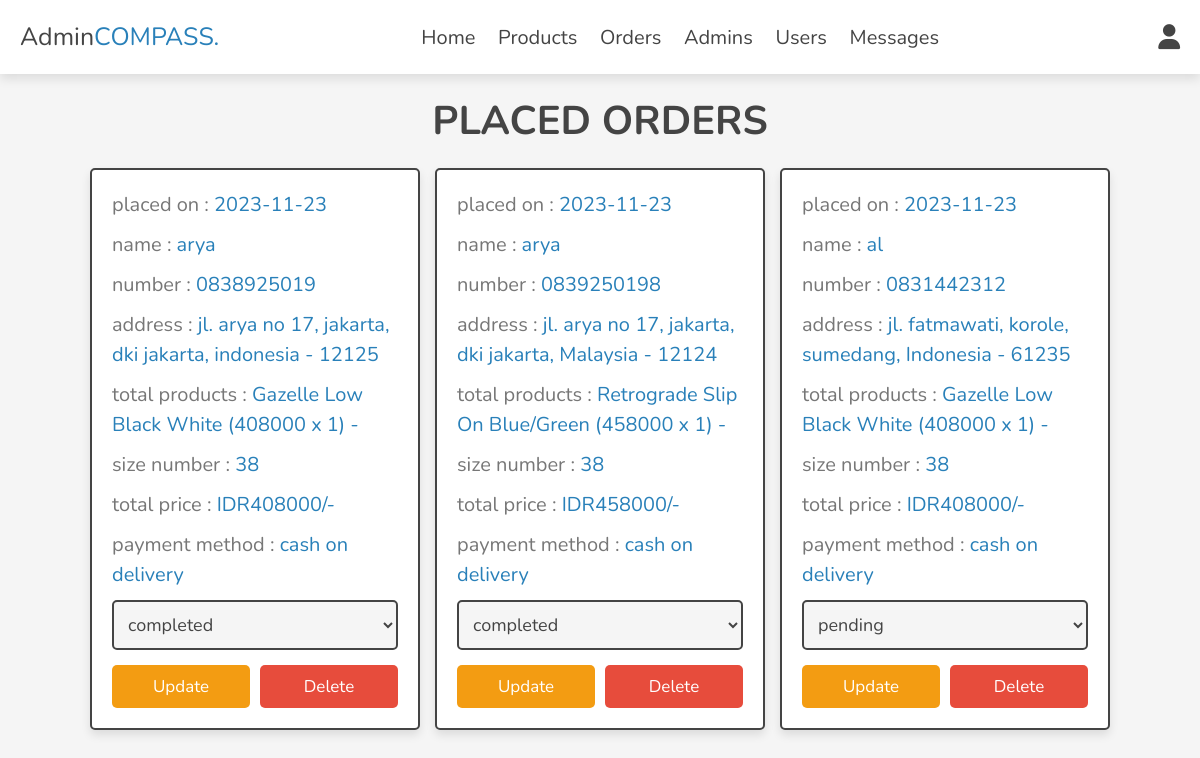
/admin/placed_orders.php (signed in), run on the app's committed database.
### tables this page shows
CREATE TABLE `orders` (
  `id` int(100) NOT NULL,
  `user_id` int(100) NOT NULL,
  `name` varchar(20) NOT NULL,
  `number` varchar(10) NOT NULL,
  `email` varchar(50) NOT NULL,
  `method` varchar(50) NOT NULL,
  `address` varchar(500) NOT NULL,
  `total_products` varchar(1000) NOT NULL,
  `size` varchar(255) NOT NULL,
  `total_price` int(100) NOT NULL,
  `placed_on` date NOT NULL DEFAULT current_timestamp(),
  `payment_status` varchar(20) NOT NULL DEFAULT 'pending'
);

### admin/placed_orders.php (the view, shortened to what this page needs)
<?php
include '../components/connect.php';
?>
<!DOCTYPE html>
<html lang="en">
<head>
   <link rel="stylesheet" href="https://cdnjs.cloudflare.com/ajax/libs/font-awesome/6.1.1/css/all.min.css">
   <link rel="stylesheet" href="../css/admin_style.css">
</head>
<body>
<?php include '../components/admin_header.php'; ?>
<section class="orders">
<h1 class="heading">placed orders</h1>
<div class="box-container">
   <?php
      $select_orders = $conn->prepare("SELECT * FROM `orders`");
      $select_orders->execute();
      if($select_orders->rowCount() > 0){
         while($fetch_orders = $select_orders->fetch(PDO::FETCH_ASSOC)){
   ?>
   <div class="box">
      <p> placed on : <span><?= $fetch_orders['placed_on']; ?></span> </p>
      <p> name : <span><?= $fetch_orders['name']; ?></span> </p>
      <p> number : <span><?= $fetch_orders['number']; ?></span> </p>
      <p> address : <span><?= $fetch_orders['address']; ?></span> </p>
      <p> total products : <span><?= $fetch_orders['total_products']; ?></span> </p>
      <p> size number : <span><?= $fetch_orders['size']; ?></span> </p>
      <p> total price : <span>IDR<?= $fetch_orders['total_price']; ?>/-</span> </p>
      <p> payment method : <span><?= $fetch_orders['method']; ?></span> </p>
      <form action="" method="post">
         <select name="payment_status" class="select">
            <option selected disabled><?= $fetch_orders['payment_status']; ?></option>
         </select>
        <div class="flex-btn">
         <input type="submit" value="update" class="option-btn" name="update_payment">
         <a href="placed_orders.php?delete=<?= $fetch_orders['id']; ?>" class="delete-btn" onclick="return confirm('delete this order?');">delete</a>
        </div>
      </form>
   </div>
   <?php
         }
      }else{
         echo '<p class="empty">no orders placed yet!</p>';
      }
   ?>
</div>
</section>
</body>
</html>

### css/admin_style.css (style rules this page uses)
:root { --main-color:#2980b9; --orange:#f39c12; --red:#e74c3c; --black:#444; --white:#fff; --light-color:#777; --light-bg:#f5f5f5; --border:.2rem solid var(--black); --box-shadow:0 .5rem 1rem rgba(0,0,0,.1); }
* { font-family: 'Nunito', sans-serif; margin:0; padding:0; box-sizing: border-box; outline: none; border:none; text-decoration: none; }
html { font-size: 62.5%; overflow-x: hidden; }
body { background-color: var(--light-bg); }
section { padding:2rem; max-width: 1200px; margin:0 auto; }
.heading { font-size: 4rem; color:var(--black); margin-bottom: 2rem; text-align: center; text-transform: uppercase; }
.btn, .delete-btn, .option-btn { display: block; width: 100%; margin-top: 1rem; border-radius: .5rem; padding:1rem 3rem; font-size: 1.7rem; text-transform: capitalize; color:var(--white); cursor: pointer; text-align: center; }
.option-btn { background-color: var(--orange); }
.delete-btn { background-color: var(--red); }
.flex-btn { display: flex; gap:1rem; }
.orders .box-container { display: grid; grid-template-columns: repeat(auto-fit, 33rem); gap:1.5rem; align-items: flex-start; justify-content: center; }
.orders .box-container .box { padding:2rem; padding-top: 1rem; border-radius: .5rem; border:var(--border); background-color: var(--white); box-shadow: var(--box-shadow); }
.orders .box-container .box p { line-height: 1.5; font-size: 2rem; color:var(--light-color); margin:1rem 0; }
.orders .box-container .box p span { color:var(--main-color); }
.orders .box-container .select { margin-bottom: .5rem; width: 100%; background-color: var(--light-bg); padding:1rem; font-size: 1.8rem; color:var(--black); border-radius: .5rem; border:var(--border); }

### data on the page
orders: placed_on "2023-11-23", name "arya", number "0838925019", address "jl. arya no 17, jakarta, dki jakarta, indonesia - 12125", total_products "Gazelle Low Black White (408000 x 1) -", size "38", total_price "408000", method "cash on delivery", payment_status "completed"
orders: placed_on "2023-11-23", name "arya", number "0839250198", address "jl. arya no 17, jakarta, dki jakarta, Malaysia - 12124", total_products "Retrograde Slip On Blue/Green (458000 x 1) -", size "38", total_price "458000", method "cash on delivery", payment_status "completed"
orders: placed_on "2023-11-23", name "al", number "0831442312", address "jl. fatmawati, korole, sumedang, Indonesia - 61235", total_products "Gazelle Low Black White (408000 x 1) -", size "38", total_price "408000", method "cash on delivery", payment_status "pending"
